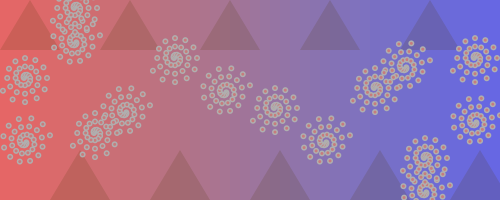
Frame 1 (no input)
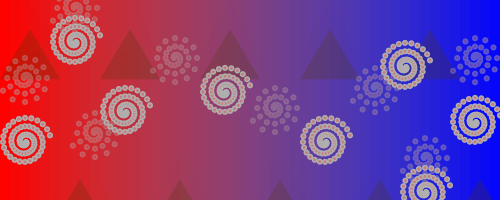
Frame 60 (the mouse pressed at the canvas centre just before this capture)
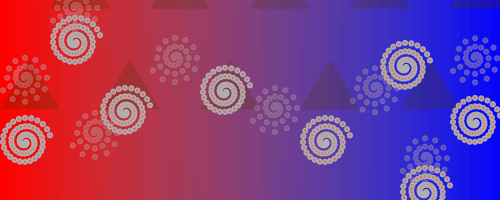
Frame 120 (the mouse held since frame 60 and released just before this capture)

The Processing sketch that drew these frames (run headless with seeded random() and noise(); from frame 60 on, the mouse is pressed at the canvas centre):

// Processing sketch: processing_20423
// ── processing_20423.pde


// triangle(70, 50, 100, 0, 130, 50);
float counter;
float y = 50;
float a = 0;
float b = 50;

float ya = y + 150;
float aa = a + 150;
float ba = b + 150;


void setup() 
{
  size(500, 200);
  counter=0.0;
  smooth();
  frameRate(30);
}

void drawBoxGradient(int x, int y, int w, int h, color startColor, color stopColor) {
  for(int myX = x; myX < (x + w); myX+=10) {

    color resultColor = lerpColor(startColor, stopColor, norm(myX, x, (x+w)));

    resultColor = lerpColor(resultColor, color(0,0,255,127), norm(myX, x, (x+w)));

    //stroke(resultColor);
    noStroke();
    fill(resultColor);
    //   line(myX, y, myX, (y+h));
    rect(myX, y, 10, y+h);
  }
}

void draw() {

  color myColor1 = color(255,0,0,127);
  color myColor2 = color(255,255,0,255);
  drawBoxGradient(0,0,width,height,myColor1, myColor2);

  noStroke();
  fill(75,50,0,40); 
  triangle(0, y, 30, a, 60, b);
  triangle(50, ya, 80, aa, 110, ba);
  triangle(100, y, 130, a, 160, b);
  triangle(150, ya, 180, aa, 210, ba);
  triangle(200, y, 230, a, 260, b);
  triangle(250, ya, 280, aa, 310, ba);
  triangle(300, y, 330, a, 360, b);
  triangle(350, ya, 380, aa, 410, ba);
  triangle(400, y, 430, a, 460, b);
  triangle(450, ya, 480, aa, 510, ba);

  y = y + .5; 
  if (y > 250) { 
    y = 0;
  } 
  a = a + .5; 
  if (a > 200) { 
    a = -50;
  } 
  b = b + .5; 
  if (b > 250) { 
    b = 0;
  }   
  
  
  
  
    ya = ya + .5; 
  if (ya > 250) { 
    ya = 0;
  } 
  aa = aa + .5; 
  if (aa > 200) { 
    aa = -50;
  } 
  ba = ba + .5; 
  if (ba > 250) { 
    ba = 0;
  }   


  counter++;
  translate(width/2, height/2);
  noStroke();

  fill(175); 
  float radius = 1.0;
  //float centerX = 33;
  //float centerY = 66;


  for (int deg = 0; deg < 360*3; deg += 15) {

    float angle = radians(deg);
    float x = 75 + (cos(angle) * radius);
    float y = 42 + (sin(angle) * radius);



   rotate(counter*PI);

    noStroke();
    fill(175);
    ellipse (x,y, 6, 6);
    fill(255,0,0,75);
    ellipse(x,y, 3,3);

    noStroke();
    fill(175);
    ellipse(x-300,y, 6,6);
    fill(255,0,0,75);
    ellipse (x-300,y, 3, 3);

    noStroke();
    fill(175);
    ellipse (x+100,y+50, 6, 6);
    fill(255,0,0,75);
    ellipse(x+100,y+50, 3,3);
    
            noStroke();
    fill(175);
    ellipse (x+80,y-75, 6, 6);
    fill(255,0,0,75);
    ellipse(x+80,y-75, 3,3);
    
    
        noStroke();
    fill(175);
    ellipse (x-100,y-50, 6, 6);
    fill(255,0,0,75);
    ellipse(x-100,y-50, 3,3);
    
            noStroke();
    fill(175);
    ellipse (x-200,y-30, 6, 6);
    fill(255,0,0,75);
    ellipse(x-200,y-30, 3,3);
    
          noStroke();
    fill(175);
    ellipse (x-250,y-100, 6, 6);
    fill(255,0,0,75);
    ellipse(x-250,y-100, 3,3);
    
    fill(175);
    ellipse (x+150,y-20, 6, 6);
    fill(255,0,0,75);
    ellipse(x+150,y-20, 3,3);
    
    
   
    

    radius = radius + .35;
  }
}
